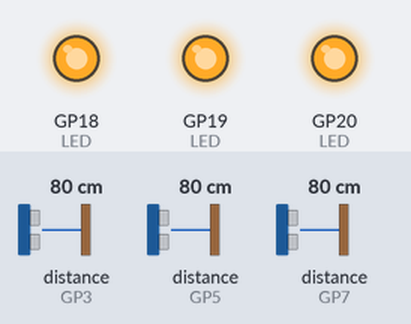
Recording of a program running on a simulated Raspberry Pi Pico running MicroPython. Parts: output pins drawn as LEDs (lit = HIGH). Inputs (shaded band) come from the test bench; at power-on: distance to the obstacle (sensors on GP3, GP5, GP7) 80 cm. The echo pulse lasts 58.3 µs per cm; WiFi joins after 1.5 s; no MQTT or app messages arrive unless stated; pins used as bus, display or sensor lines are not drawn.

Above: at 3.3 s.
3.4 s: distance to the obstacle (sensor on GP3) set to 11 cm
4.9 s: distance to the obstacle (sensor on GP3) set to 8 cm
At 5.6 s:
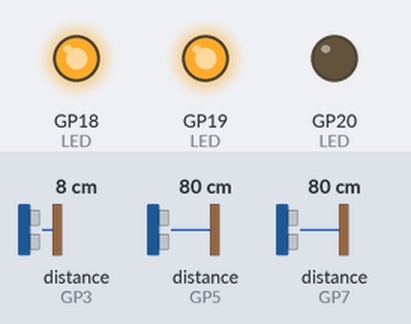
6.7 s: distance to the obstacle (sensor on GP5) set to 11 cm
8.2 s: distance to the obstacle (sensor on GP5) set to 8 cm
At 9.1 s:
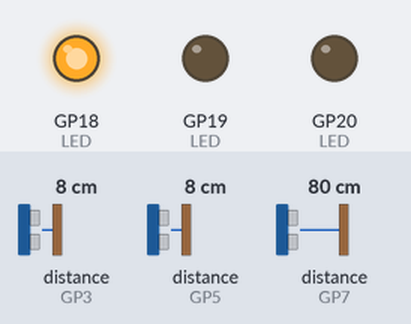
9.8 s: distance to the obstacle (sensor on GP3) set to 18 cm
At 10.5 s:
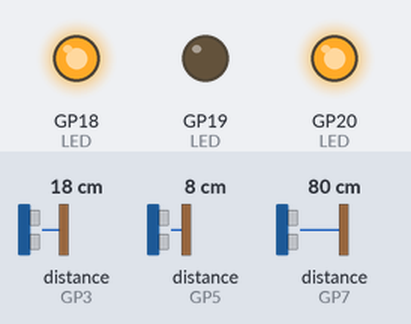
11.4 s: distance to the obstacle (sensor on GP7) set to 11 cm
12.9 s: distance to the obstacle (sensor on GP7) set to 8 cm
At 13.3 s:
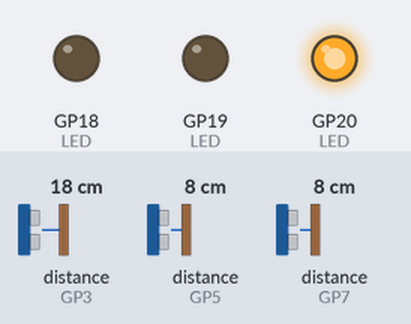
Timing chart, 0 to 15.4 s (numbered marks = the images above; inputs shaded):
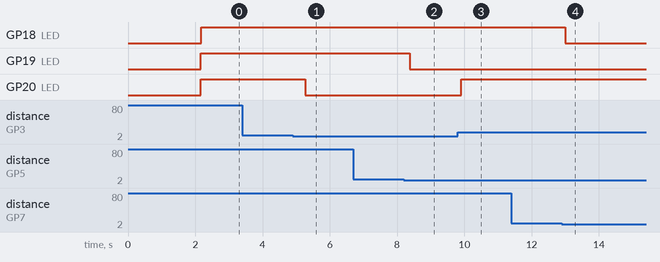

The program:

main.py
```python
import time
import network
import machine
from simple import MQTTClient

#config infos capteurs dans un dictionnaire (broche TRIC, ECHO, led associée et topic associé)
CAPTEURS = [
    {'TRIG': machine.Pin(2, machine.Pin.OUT), 'ECHO': machine.Pin(3, machine.Pin.IN), 'LED': machine.Pin(20, machine.Pin.OUT), 'TOPIC': "places/place1"},
    {'TRIG': machine.Pin(4, machine.Pin.OUT), 'ECHO': machine.Pin(5, machine.Pin.IN), 'LED': machine.Pin(19, machine.Pin.OUT), 'TOPIC': "places/place2"},
    {'TRIG': machine.Pin(6, machine.Pin.OUT), 'ECHO': machine.Pin(7, machine.Pin.IN), 'LED': machine.Pin(18, machine.Pin.OUT), 'TOPIC': "places/place3"}
]

#config wifi/MQTT
SSID = "CIEL1_2.4G"
PASSWORD = "StMichel2023-25"
MQTT_BROKER = "172.31.254.254"
MQTT_CLIENT_ID = "pico1"

TIMEOUT_US = 15000  #timeout pour éviter les blocages capteurs

def mesureDistance(capteur):
    capteur['TRIG'].low()
    time.sleep_us(2)
    capteur['TRIG'].high()
    time.sleep_us(50)
    capteur['TRIG'].low()

    debut = time.ticks_us()
    while capteur['ECHO'].value() == 0:
        if time.ticks_diff(time.ticks_us(), debut) > TIMEOUT_US: #si dépassement de la valeur de timeout
            return -1

    debut = time.ticks_us()
    while capteur['ECHO'].value() == 1:
        if time.ticks_diff(time.ticks_us(), debut) > TIMEOUT_US: #si dépassement de la valeur de timeout
            return -1
    duree = time.ticks_us() - debut
    return round((duree * 0.0343) / 2, 2) #conversion cm

def connectionWifi():
    wlan = network.WLAN(network.STA_IF)
    wlan.active(True)
    wlan.connect(SSID, PASSWORD)
    for _ in range(5):
        if wlan.isconnected():
            return True
        time.sleep(1)
    #print("Erreur connexion wifi")
    return False

def envoiMqtt(client, topic, etat):
    try:
        client.publish(topic, etat)
    except Exception as e:
        print(f"Erreur publication sur le serveur mqtt")

if not connectionWifi():
    machine.reset() #si la pico ne se connecte au wifi pas au démarrage, redémarrage auto

try:
    mqtt_client = MQTTClient(MQTT_CLIENT_ID, MQTT_BROKER)
    mqtt_client.connect()
except:
    machine.reset() #si la pico ne se connecte pas au broker mqtt lors du démarrage, redémarrage auto


while True:
    if not network.WLAN(network.STA_IF).isconnected():
        machine.reset() #vérifie que ce la pico soit toujours connecté au wifi au début de chaque boucle, sinon redémarrage auto

    #itération sur dictionnaire des capteurs
    for capteur in CAPTEURS:
        distance = mesureDistance(capteur)
        if distance == -1:
            continue #si -1 (erreur) saute l'itération

        etat = "Prise" if distance < 9 else "Libre"
        capteur['LED'].value(etat == "Libre")
        envoiMqtt(mqtt_client, capteur['TOPIC'], etat) #envoi etat de la place sur le topic du capteur associé
        #print(f"{capteur['TOPIC']}: {etat} (Distance: {distance} cm)")

    time.sleep(0.5)
```

Measured:
- the behaviour switches between 10 and 9 cm on distance to the obstacle (sensor on GP3) (found by bisection; images 0 and 1)
- the behaviour switches between 10 and 9 cm on distance to the obstacle (sensor on GP5) (found by bisection; images 1 and 2)
- the behaviour switches between 10 and 9 cm on distance to the obstacle (sensor on GP7) (found by bisection; images 3 and 4)
- after the input at 3.4 s, every drawn part: stays the same
- after the input at 4.9 s, GP20 (LED): HIGH → LOW after 0.37 s
- after the input at 6.7 s, every drawn part: stays the same
- after the input at 8.2 s, GP19 (LED): HIGH → LOW after 0.17 s
- after the input at 9.8 s, GP20 (LED): LOW → HIGH after 0.11 s
- after the input at 11.4 s, every drawn part: stays the same
- after the input at 12.9 s, GP18 (LED): HIGH → LOW after 0.09 s
